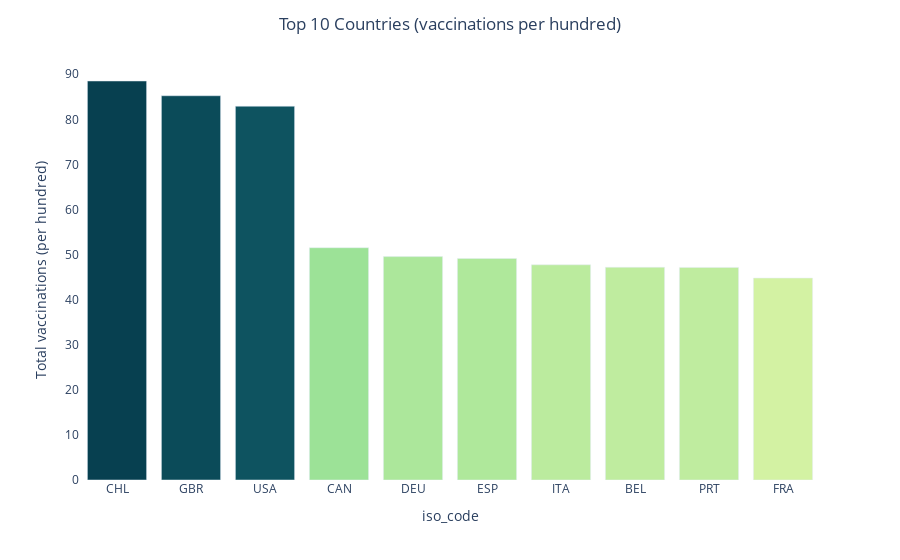

This figure's notebook cell:
### Code cell
country_total_count = px.bar(top_10_countries, 
                             x=top_10_countries.index, 
                             y='total_vaccinations_per_hundred',
                             color='total_vaccinations_per_hundred', 
                             color_continuous_scale=px.colors.sequential.Emrld,
                             labels={
                                 'total_vaccinations_per_hundred': 'Total vaccinations (per hundred)',
                                 'location': ''
                             },)
country_total_count.update_layout({'plot_bgcolor': 'rgba(0, 0, 0, 0)','paper_bgcolor': 'rgba(0, 0, 0, 0)',})
country_total_count.update_coloraxes(showscale=False)
country_total_count.update_layout(title_text='Top 10 Countries (vaccinations per hundred)', title_x=0.5)
country_total_count.show()

### Figure 1 — Plotly figure (JSON) as saved in the notebook; plotly's stock layout.template omitted (floating-point values rounded to 4 significant figures)
{"data": [{"alignmentgroup": "True", "hovertemplate": "iso_code=%{x}<br>Total vaccinations (per hundred)=%{marker.color}<extra></extra>", "legendgroup": "", "marker": {"color": [88.5, 85.23, 82.91, 51.52, 49.55, 49.14, 47.73, 47.19, 47.16, 44.79], "coloraxis": "coloraxis"}, "name": "", "offsetgroup": "", "orientation": "v", "showlegend": false, "textposition": "auto", "type": "bar", "x": ["CHL", "GBR", "USA", "CAN", "DEU", "ESP", "ITA", "BEL", "PRT", "FRA"], "xaxis": "x", "y": [88.5, 85.23, 82.91, 51.52, 49.55, 49.14, 47.73, 47.19, 47.16, 44.79], "yaxis": "y"}], "layout": {"barmode": "relative", "coloraxis": {"colorbar": {"title": {"text": "Total vaccinations (per hundred)"}}, "colorscale": [[0, "rgb(211, 242, 163)"], [0.1667, "rgb(151, 225, 150)"], [0.3333, "rgb(108, 192, 139)"], [0.5, "rgb(76, 155, 130)"], [0.6667, "rgb(33, 122, 121)"], [0.8333, "rgb(16, 89, 101)"], [1, "rgb(7, 64, 80)"]], "showscale": false}, "legend": {"tracegroupgap": 0}, "margin": {"t": 60}, "paper_bgcolor": "rgba(0, 0, 0, 0)", "plot_bgcolor": "rgba(0, 0, 0, 0)", "title": {"text": "Top 10 Countries (vaccinations per hundred)", "x": 0.5}, "xaxis": {"anchor": "y", "domain": [0, 1], "title": {"text": "iso_code"}}, "yaxis": {"anchor": "x", "domain": [0, 1], "title": {"text": "Total vaccinations (per hundred)"}}}}
